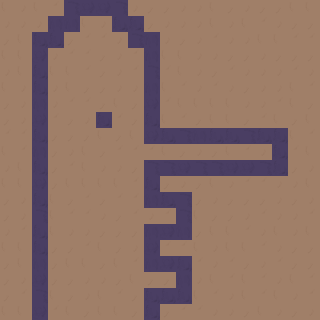

Tiled map render using the project's own tile images. Description and the whole map definition, tile-layer contents included, below:
An orthogonal 20x20 tile map with 16x16 px tiles, 4 tile layers (Floor, Interactable, Decorative, Shadow).

<map version="1.2" tiledversion="1.2.3" orientation="orthogonal" renderorder="right-down" width="20" height="20" tilewidth="16" tileheight="16" infinite="0" nextlayerid="5" nextobjectid="1">
 <tileset firstgid="1" source="tileset.tsx" />
 <layer id="1" name="Floor" width="20" height="20">
  <data encoding="csv">
1,4,1,3,4,1,2,4,4,2,2,4,4,1,2,4,2,2,1,1,
4,4,4,1,2,1,4,2,1,2,4,4,4,1,4,1,3,4,2,2,
2,1,1,3,2,3,3,4,4,1,4,2,4,3,4,4,1,1,3,3,
1,1,3,4,3,3,2,4,3,1,1,1,4,4,2,2,4,2,2,2,
4,1,4,1,1,3,2,4,3,1,3,1,4,2,3,4,4,4,3,4,
1,4,2,4,1,2,2,4,4,3,1,3,4,3,4,2,4,4,1,3,
2,4,3,4,3,3,2,1,2,3,3,1,1,1,1,4,4,3,1,2,
2,4,3,3,2,4,1,3,2,3,1,3,2,1,1,2,3,1,2,1,
3,3,1,2,2,2,1,2,1,4,4,4,1,1,4,1,2,1,1,3,
1,3,4,2,4,1,2,3,3,3,1,2,4,2,1,3,4,3,3,1,
4,1,2,2,3,1,4,4,2,2,1,4,4,2,2,2,2,1,2,4,
1,1,2,2,1,1,1,1,3,2,2,4,2,1,4,3,3,4,4,1,
2,4,4,1,2,3,2,3,3,3,1,2,2,4,2,2,2,4,2,4,
2,4,3,1,3,3,4,2,3,4,3,2,1,2,2,4,3,4,4,3,
4,3,3,1,4,4,2,2,2,3,4,4,2,1,1,3,4,1,4,1,
1,1,2,2,2,3,1,2,4,1,3,3,1,4,1,1,3,4,2,2,
2,1,3,2,1,1,2,1,3,1,1,4,3,4,3,2,4,3,2,2,
2,4,1,2,2,4,4,2,1,2,2,4,4,1,3,1,3,4,1,3,
2,3,3,1,2,4,1,3,2,4,3,3,1,3,4,1,3,1,4,3,
1,1,4,3,1,2,1,1,2,2,2,3,3,4,4,2,1,4,2,4
</data>
 </layer>
 <layer id="2" name="Interactable" width="20" height="20">
  <data encoding="csv">
0,0,0,0,20,17,17,20,0,0,0,0,0,0,0,0,0,0,0,0,
0,0,0,18,18,0,0,19,19,0,0,0,0,0,0,0,0,0,0,0,
0,0,19,19,0,0,0,0,20,18,0,0,0,0,0,0,0,0,0,0,
0,0,17,0,0,0,0,0,0,18,0,0,0,0,0,0,0,0,0,0,
0,0,19,0,0,0,0,0,0,20,0,0,0,0,0,0,0,0,0,0,
0,0,19,0,0,0,0,0,0,18,0,0,0,0,0,0,0,0,0,0,
0,0,18,0,0,0,0,0,0,17,0,0,0,0,0,0,0,0,0,0,
0,0,17,0,0,0,19,0,0,19,0,0,0,0,0,0,0,0,0,0,
0,0,19,0,0,0,0,0,0,17,19,20,18,19,19,20,19,19,0,0,
0,0,18,0,0,0,0,0,0,0,0,0,0,0,0,0,0,19,0,0,
0,0,19,0,0,0,0,0,0,20,20,17,20,20,17,17,20,19,0,0,
0,0,17,0,0,0,0,0,0,19,0,0,0,0,0,0,0,0,0,0,
0,0,19,0,0,0,0,0,0,18,19,20,0,0,0,0,0,0,0,0,
0,0,20,0,0,0,0,0,0,0,0,20,0,0,0,0,0,0,0,0,
0,0,19,0,0,0,0,0,0,18,17,18,0,0,0,0,0,0,0,0,
0,0,19,0,0,0,0,0,0,17,0,0,0,0,0,0,0,0,0,0,
0,0,18,0,0,0,0,0,0,18,17,19,0,0,0,0,0,0,0,0,
0,0,17,0,0,0,0,0,0,0,0,18,0,0,0,0,0,0,0,0,
0,0,20,0,0,0,0,0,0,19,19,19,0,0,0,0,0,0,0,0,
0,0,17,0,0,0,0,0,0,19,0,0,0,0,0,0,0,0,0,0
</data>
 </layer>
 <layer id="3" name="Decorative" width="20" height="20">
  <data encoding="csv">
0,0,0,0,0,0,0,0,0,0,0,0,0,0,0,0,0,0,0,0,
0,0,0,0,0,0,0,0,0,0,0,0,0,0,0,0,0,0,0,0,
0,0,0,0,0,0,0,0,0,0,0,0,0,0,0,0,0,0,0,0,
0,0,0,0,0,0,0,0,0,0,0,0,0,0,0,0,0,0,0,0,
0,0,0,0,0,0,0,0,0,0,0,0,0,0,0,0,0,0,0,0,
0,0,0,0,0,0,0,0,0,0,0,0,0,0,0,0,0,0,0,0,
0,0,0,0,0,0,0,0,0,0,0,0,0,0,0,0,0,0,0,0,
0,0,0,0,0,0,0,0,0,0,0,0,0,0,0,0,0,0,0,0,
0,0,0,0,0,0,0,0,0,0,0,0,0,0,0,0,0,0,0,0,
0,0,0,0,0,0,0,0,0,0,0,0,0,0,0,0,0,0,0,0,
0,0,0,0,0,0,0,0,0,0,0,0,0,0,0,0,0,0,0,0,
0,0,0,0,0,0,0,0,0,0,0,0,0,0,0,0,0,0,0,0,
0,0,0,0,0,0,0,0,0,0,0,0,0,0,0,0,0,0,0,0,
0,0,0,0,0,0,0,0,0,0,0,0,0,0,0,0,0,0,0,0,
0,0,0,0,0,0,0,0,0,0,0,0,0,0,0,0,0,0,0,0,
0,0,0,0,0,0,0,0,0,0,0,0,0,0,0,0,0,0,0,0,
0,0,0,0,0,0,0,0,0,0,0,0,0,0,0,0,0,0,0,0,
0,0,0,0,0,0,0,0,0,0,0,0,0,0,0,0,0,0,0,0,
0,0,0,0,0,0,0,0,0,0,0,0,0,0,0,0,0,0,0,0,
0,0,0,0,0,0,0,0,0,0,0,0,0,0,0,0,0,0,0,0
</data>
 </layer>
 <layer id="4" name="Shadow" width="20" height="20">
  <data encoding="csv">
0,0,0,0,0,0,0,0,0,0,0,0,0,0,0,0,0,0,0,0,
0,0,0,0,0,0,0,0,0,0,0,0,0,0,0,0,0,0,0,0,
0,0,0,0,0,0,0,0,0,0,0,0,0,0,0,0,0,0,0,0,
0,0,0,0,0,0,0,0,0,0,0,0,0,0,0,0,0,0,0,0,
0,0,0,0,0,0,0,0,0,0,0,0,0,0,0,0,0,0,0,0,
0,0,0,0,0,0,0,0,0,0,0,0,0,0,0,0,0,0,0,0,
0,0,0,0,0,0,0,0,0,0,0,0,0,0,0,0,0,0,0,0,
0,0,0,0,0,0,0,0,0,0,0,0,0,0,0,0,0,0,0,0,
0,0,0,0,0,0,0,0,0,0,0,0,0,0,0,0,0,0,0,0,
0,0,0,0,0,0,0,0,0,0,0,0,0,0,0,0,0,0,0,0,
0,0,0,0,0,0,0,0,0,0,0,0,0,0,0,0,0,0,0,0,
0,0,0,0,0,0,0,0,0,0,0,0,0,0,0,0,0,0,0,0,
0,0,0,0,0,0,0,0,0,0,0,0,0,0,0,0,0,0,0,0,
0,0,0,0,0,0,0,0,0,0,0,0,0,0,0,0,0,0,0,0,
0,0,0,0,0,0,0,0,0,0,0,0,0,0,0,0,0,0,0,0,
0,0,0,0,0,0,0,0,0,0,0,0,0,0,0,0,0,0,0,0,
0,0,0,0,0,0,0,0,0,0,0,0,0,0,0,0,0,0,0,0,
0,0,0,0,0,0,0,0,0,0,0,0,0,0,0,0,0,0,0,0,
0,0,0,0,0,0,0,0,0,0,0,0,0,0,0,0,0,0,0,0,
0,0,0,0,0,0,0,0,0,0,0,0,0,0,0,0,0,0,0,0
</data>
 </layer>
</map>